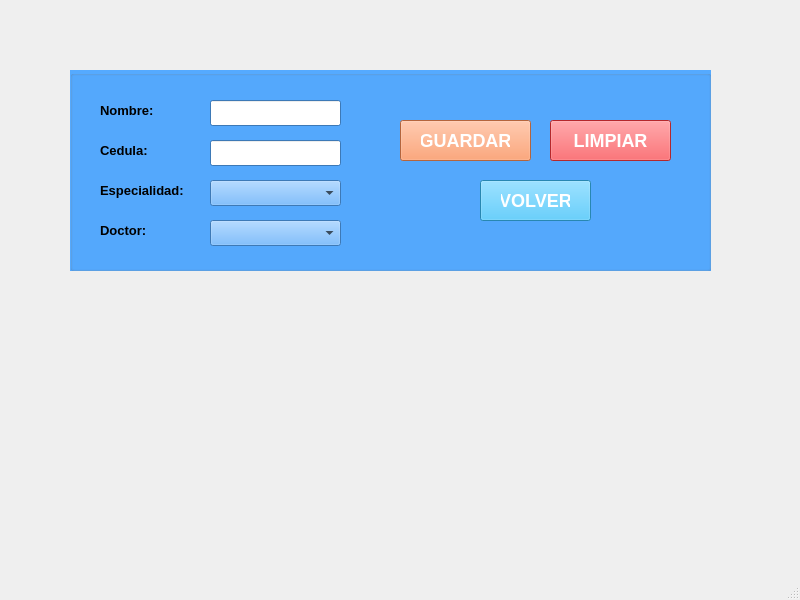
<?xml version="1.0" encoding="UTF-8"?>
<ui version="4.0">
 <class>Registrar</class>
 <widget class="QMainWindow" name="Registrar">
  <property name="geometry">
   <rect>
    <x>0</x>
    <y>0</y>
    <width>800</width>
    <height>600</height>
   </rect>
  </property>
  <property name="windowTitle">
   <string>MainWindow</string>
  </property>
  <widget class="QWidget" name="centralwidget">
   <widget class="QGroupBox" name="groupBox">
    <property name="geometry">
     <rect>
      <x>70</x>
      <y>70</y>
      <width>641</width>
      <height>201</height>
     </rect>
    </property>
    <property name="palette">
     <palette>
      <active>
       <colorrole role="WindowText">
        <brush brushstyle="SolidPattern">
         <color alpha="255">
          <red>0</red>
          <green>0</green>
          <blue>0</blue>
         </color>
        </brush>
       </colorrole>
       <colorrole role="Button">
        <brush brushstyle="SolidPattern">
         <color alpha="255">
          <red>85</red>
          <green>170</green>
          <blue>255</blue>
         </color>
        </brush>
       </colorrole>
       <colorrole role="Light">
        <brush brushstyle="SolidPattern">
         <color alpha="255">
          <red>212</red>
          <green>234</green>
          <blue>255</blue>
         </color>
        </brush>
       </colorrole>
       <colorrole role="Midlight">
        <brush brushstyle="SolidPattern">
         <color alpha="255">
          <red>148</red>
          <green>202</green>
          <blue>255</blue>
         </color>
        </brush>
       </colorrole>
       <colorrole role="Dark">
        <brush brushstyle="SolidPattern">
         <color alpha="255">
          <red>42</red>
          <green>85</green>
          <blue>127</blue>
         </color>
        </brush>
       </colorrole>
       <colorrole role="Mid">
        <brush brushstyle="SolidPattern">
         <color alpha="255">
          <red>57</red>
          <green>113</green>
          <blue>170</blue>
         </color>
        </brush>
       </colorrole>
       <colorrole role="Text">
        <brush brushstyle="SolidPattern">
         <color alpha="255">
          <red>0</red>
          <green>0</green>
          <blue>0</blue>
         </color>
        </brush>
       </colorrole>
       <colorrole role="BrightText">
        <brush brushstyle="SolidPattern">
         <color alpha="255">
          <red>255</red>
          <green>255</green>
          <blue>255</blue>
         </color>
        </brush>
       </colorrole>
       <colorrole role="ButtonText">
        <brush brushstyle="SolidPattern">
         <color alpha="255">
          <red>0</red>
          <green>0</green>
          <blue>0</blue>
         </color>
        </brush>
       </colorrole>
       <colorrole role="Base">
        <brush brushstyle="SolidPattern">
         <color alpha="255">
          <red>255</red>
          <green>255</green>
          <blue>255</blue>
         </color>
        </brush>
       </colorrole>
       <colorrole role="Window">
        <brush brushstyle="SolidPattern">
         <color alpha="255">
          <red>85</red>
          <green>170</green>
          <blue>255</blue>
         </color>
        </brush>
       </colorrole>
       <colorrole role="Shadow">
        <brush brushstyle="SolidPattern">
         <color alpha="255">
          <red>0</red>
          <green>0</green>
          <blue>0</blue>
         </color>
        </brush>
       </colorrole>
       <colorrole role="AlternateBase">
        <brush brushstyle="SolidPattern">
         <color alpha="255">
          <red>170</red>
          <green>212</green>
          <blue>255</blue>
         </color>
        </brush>
       </colorrole>
       <colorrole role="ToolTipBase">
        <brush brushstyle="SolidPattern">
         <color alpha="255">
          <red>255</red>
          <green>255</green>
          <blue>220</blue>
         </color>
        </brush>
       </colorrole>
       <colorrole role="ToolTipText">
        <brush brushstyle="SolidPattern">
         <color alpha="255">
          <red>0</red>
          <green>0</green>
          <blue>0</blue>
         </color>
        </brush>
       </colorrole>
       <colorrole role="PlaceholderText">
        <brush brushstyle="SolidPattern">
         <color alpha="127">
          <red>0</red>
          <green>0</green>
          <blue>0</blue>
         </color>
        </brush>
       </colorrole>
       <colorrole role="Accent">
        <brush brushstyle="SolidPattern">
         <color alpha="255">
          <red>255</red>
          <green>255</green>
          <blue>255</blue>
         </color>
        </brush>
       </colorrole>
      </active>
      <inactive>
       <colorrole role="WindowText">
        <brush brushstyle="SolidPattern">
         <color alpha="255">
          <red>0</red>
          <green>0</green>
          <blue>0</blue>
         </color>
        </brush>
       </colorrole>
       <colorrole role="Button">
        <brush brushstyle="SolidPattern">
         <color alpha="255">
          <red>85</red>
          <green>170</green>
          <blue>255</blue>
         </color>
        </brush>
       </colorrole>
       <colorrole role="Light">
        <brush brushstyle="SolidPattern">
         <color alpha="255">
          <red>212</red>
          <green>234</green>
          <blue>255</blue>
         </color>
        </brush>
       </colorrole>
       <colorrole role="Midlight">
        <brush brushstyle="SolidPattern">
         <color alpha="255">
          <red>148</red>
          <green>202</green>
          <blue>255</blue>
         </color>
        </brush>
       </colorrole>
       <colorrole role="Dark">
        <brush brushstyle="SolidPattern">
         <color alpha="255">
          <red>42</red>
          <green>85</green>
          <blue>127</blue>
         </color>
        </brush>
       </colorrole>
       <colorrole role="Mid">
        <brush brushstyle="SolidPattern">
         <color alpha="255">
          <red>57</red>
          <green>113</green>
          <blue>170</blue>
         </color>
        </brush>
       </colorrole>
       <colorrole role="Text">
        <brush brushstyle="SolidPattern">
         <color alpha="255">
          <red>0</red>
          <green>0</green>
          <blue>0</blue>
         </color>
        </brush>
       </colorrole>
       <colorrole role="BrightText">
        <brush brushstyle="SolidPattern">
         <color alpha="255">
          <red>255</red>
          <green>255</green>
          <blue>255</blue>
         </color>
        </brush>
       </colorrole>
       <colorrole role="ButtonText">
        <brush brushstyle="SolidPattern">
         <color alpha="255">
          <red>0</red>
          <green>0</green>
          <blue>0</blue>
         </color>
        </brush>
       </colorrole>
       <colorrole role="Base">
        <brush brushstyle="SolidPattern">
         <color alpha="255">
          <red>255</red>
          <green>255</green>
          <blue>255</blue>
         </color>
        </brush>
       </colorrole>
       <colorrole role="Window">
        <brush brushstyle="SolidPattern">
         <color alpha="255">
          <red>85</red>
          <green>170</green>
          <blue>255</blue>
         </color>
        </brush>
       </colorrole>
       <colorrole role="Shadow">
        <brush brushstyle="SolidPattern">
         <color alpha="255">
          <red>0</red>
          <green>0</green>
          <blue>0</blue>
         </color>
        </brush>
       </colorrole>
       <colorrole role="AlternateBase">
        <brush brushstyle="SolidPattern">
         <color alpha="255">
          <red>170</red>
          <green>212</green>
          <blue>255</blue>
         </color>
        </brush>
       </colorrole>
       <colorrole role="ToolTipBase">
        <brush brushstyle="SolidPattern">
         <color alpha="255">
          <red>255</red>
          <green>255</green>
          <blue>220</blue>
         </color>
        </brush>
       </colorrole>
       <colorrole role="ToolTipText">
        <brush brushstyle="SolidPattern">
         <color alpha="255">
          <red>0</red>
          <green>0</green>
          <blue>0</blue>
         </color>
        </brush>
       </colorrole>
       <colorrole role="PlaceholderText">
        <brush brushstyle="SolidPattern">
         <color alpha="127">
          <red>0</red>
          <green>0</green>
          <blue>0</blue>
         </color>
        </brush>
       </colorrole>
       <colorrole role="Accent">
        <brush brushstyle="SolidPattern">
         <color alpha="255">
          <red>255</red>
          <green>255</green>
          <blue>255</blue>
         </color>
        </brush>
       </colorrole>
      </inactive>
      <disabled>
       <colorrole role="WindowText">
        <brush brushstyle="SolidPattern">
         <color alpha="255">
          <red>42</red>
          <green>85</green>
          <blue>127</blue>
         </color>
        </brush>
       </colorrole>
       <colorrole role="Button">
        <brush brushstyle="SolidPattern">
         <color alpha="255">
          <red>85</red>
          <green>170</green>
          <blue>255</blue>
         </color>
        </brush>
       </colorrole>
       <colorrole role="Light">
        <brush brushstyle="SolidPattern">
         <color alpha="255">
          <red>212</red>
          <green>234</green>
          <blue>255</blue>
         </color>
        </brush>
       </colorrole>
       <colorrole role="Midlight">
        <brush brushstyle="SolidPattern">
         <color alpha="255">
          <red>148</red>
          <green>202</green>
          <blue>255</blue>
         </color>
        </brush>
       </colorrole>
       <colorrole role="Dark">
        <brush brushstyle="SolidPattern">
         <color alpha="255">
          <red>42</red>
          <green>85</green>
          <blue>127</blue>
         </color>
        </brush>
       </colorrole>
       <colorrole role="Mid">
        <brush brushstyle="SolidPattern">
         <color alpha="255">
          <red>57</red>
          <green>113</green>
          <blue>170</blue>
         </color>
        </brush>
       </colorrole>
       <colorrole role="Text">
        <brush brushstyle="SolidPattern">
         <color alpha="255">
          <red>42</red>
          <green>85</green>
          <blue>127</blue>
         </color>
        </brush>
       </colorrole>
       <colorrole role="BrightText">
        <brush brushstyle="SolidPattern">
         <color alpha="255">
          <red>255</red>
          <green>255</green>
          <blue>255</blue>
         </color>
        </brush>
       </colorrole>
       <colorrole role="ButtonText">
        <brush brushstyle="SolidPattern">
         <color alpha="255">
          <red>42</red>
          <green>85</green>
          <blue>127</blue>
         </color>
        </brush>
       </colorrole>
       <colorrole role="Base">
        <brush brushstyle="SolidPattern">
         <color alpha="255">
          <red>85</red>
          <green>170</green>
          <blue>255</blue>
         </color>
        </brush>
       </colorrole>
       <colorrole role="Window">
        <brush brushstyle="SolidPattern">
         <color alpha="255">
          <red>85</red>
          <green>170</green>
          <blue>255</blue>
         </color>
        </brush>
       </colorrole>
       <colorrole role="Shadow">
        <brush brushstyle="SolidPattern">
         <color alpha="255">
          <red>0</red>
          <green>0</green>
          <blue>0</blue>
         </color>
        </brush>
       </colorrole>
       <colorrole role="AlternateBase">
        <brush brushstyle="SolidPattern">
         <color alpha="255">
          <red>85</red>
          <green>170</green>
          <blue>255</blue>
         </color>
        </brush>
       </colorrole>
       <colorrole role="ToolTipBase">
        <brush brushstyle="SolidPattern">
         <color alpha="255">
          <red>255</red>
          <green>255</green>
          <blue>220</blue>
         </color>
        </brush>
       </colorrole>
       <colorrole role="ToolTipText">
        <brush brushstyle="SolidPattern">
         <color alpha="255">
          <red>0</red>
          <green>0</green>
          <blue>0</blue>
         </color>
        </brush>
       </colorrole>
       <colorrole role="PlaceholderText">
        <brush brushstyle="SolidPattern">
         <color alpha="127">
          <red>42</red>
          <green>85</green>
          <blue>127</blue>
         </color>
        </brush>
       </colorrole>
       <colorrole role="Accent">
        <brush brushstyle="SolidPattern">
         <color alpha="255">
          <red>161</red>
          <green>208</green>
          <blue>255</blue>
         </color>
        </brush>
       </colorrole>
      </disabled>
     </palette>
    </property>
    <property name="font">
     <font>
      <pointsize>10</pointsize>
      <bold>true</bold>
     </font>
    </property>
    <property name="autoFillBackground">
     <bool>true</bool>
    </property>
    <property name="title">
     <string/>
    </property>
    <widget class="QLabel" name="label_4">
     <property name="geometry">
      <rect>
       <x>30</x>
       <y>150</y>
       <width>63</width>
       <height>20</height>
      </rect>
     </property>
     <property name="font">
      <font>
       <pointsize>10</pointsize>
       <bold>true</bold>
      </font>
     </property>
     <property name="text">
      <string>Doctor:</string>
     </property>
    </widget>
    <widget class="QLineEdit" name="txtCedula">
     <property name="geometry">
      <rect>
       <x>140</x>
       <y>70</y>
       <width>131</width>
       <height>26</height>
      </rect>
     </property>
     <property name="maxLength">
      <number>10</number>
     </property>
    </widget>
    <widget class="QLabel" name="label">
     <property name="geometry">
      <rect>
       <x>30</x>
       <y>30</y>
       <width>71</width>
       <height>20</height>
      </rect>
     </property>
     <property name="font">
      <font>
       <pointsize>10</pointsize>
       <bold>true</bold>
      </font>
     </property>
     <property name="text">
      <string>Nombre:</string>
     </property>
    </widget>
    <widget class="QLineEdit" name="txtNombre">
     <property name="geometry">
      <rect>
       <x>140</x>
       <y>30</y>
       <width>131</width>
       <height>26</height>
      </rect>
     </property>
    </widget>
    <widget class="QLabel" name="label_2">
     <property name="geometry">
      <rect>
       <x>30</x>
       <y>70</y>
       <width>63</width>
       <height>20</height>
      </rect>
     </property>
     <property name="font">
      <font>
       <pointsize>10</pointsize>
       <bold>true</bold>
      </font>
     </property>
     <property name="text">
      <string>Cedula:</string>
     </property>
    </widget>
    <widget class="QLabel" name="label_3">
     <property name="geometry">
      <rect>
       <x>30</x>
       <y>110</y>
       <width>111</width>
       <height>21</height>
      </rect>
     </property>
     <property name="font">
      <font>
       <pointsize>10</pointsize>
       <bold>true</bold>
      </font>
     </property>
     <property name="text">
      <string>Especialidad:</string>
     </property>
    </widget>
    <widget class="QPushButton" name="btnGuardar">
     <property name="geometry">
      <rect>
       <x>330</x>
       <y>50</y>
       <width>131</width>
       <height>41</height>
      </rect>
     </property>
     <property name="styleSheet">
      <string notr="true">QPushButton{
	background-color: #FC8E56;
	color: white;
	font-size: 18px;
	font-weight: bold;
	border-radius: 12ps;
	padding: 8px 20px;
} 
QPushButton:hover{
	background-color: #FC6F3B
}
QPushBotton:pressed{
	background-color: #FC4D1B
}
</string>
     </property>
     <property name="text">
      <string>GUARDAR</string>
     </property>
    </widget>
    <widget class="QPushButton" name="btnLimpiar">
     <property name="geometry">
      <rect>
       <x>480</x>
       <y>50</y>
       <width>121</width>
       <height>41</height>
      </rect>
     </property>
     <property name="styleSheet">
      <string notr="true">QPushButton{
	background-color: #FC383D;
	color: white;
	font-size: 18px;
	font-weight: bold;
	border-radius: 12ps;
	padding: 8px 20px;
} 
QPushButton:hover{
	background-color: #FC2A23
}
QPushBotton:pressed{
	background-color: #FC0409
}
</string>
     </property>
     <property name="text">
      <string>LIMPIAR</string>
     </property>
    </widget>
    <widget class="QPushButton" name="btnVolver">
     <property name="geometry">
      <rect>
       <x>410</x>
       <y>110</y>
       <width>111</width>
       <height>41</height>
      </rect>
     </property>
     <property name="styleSheet">
      <string notr="true">QPushButton{
	background-color: #38BDF8;
	color: white;
	font-size: 18px;
	font-weight: bold;
	border-radius: 12ps;
	padding: 8px 20px;
} 
QPushButton:hover{
	background-color: #7DD3FC
}
QPushBotton:pressed{
	background-color: #0284C7
}
</string>
     </property>
     <property name="text">
      <string>VOLVER</string>
     </property>
    </widget>
    <widget class="QComboBox" name="cmbEspecialidad">
     <property name="geometry">
      <rect>
       <x>140</x>
       <y>110</y>
       <width>131</width>
       <height>26</height>
      </rect>
     </property>
    </widget>
    <widget class="QComboBox" name="cmbDoctor">
     <property name="geometry">
      <rect>
       <x>140</x>
       <y>150</y>
       <width>131</width>
       <height>26</height>
      </rect>
     </property>
    </widget>
   </widget>
  </widget>
  <widget class="QMenuBar" name="menubar">
   <property name="geometry">
    <rect>
     <x>0</x>
     <y>0</y>
     <width>800</width>
     <height>26</height>
    </rect>
   </property>
  </widget>
  <widget class="QStatusBar" name="statusbar"/>
 </widget>
 <resources/>
 <connections/>
</ui>
